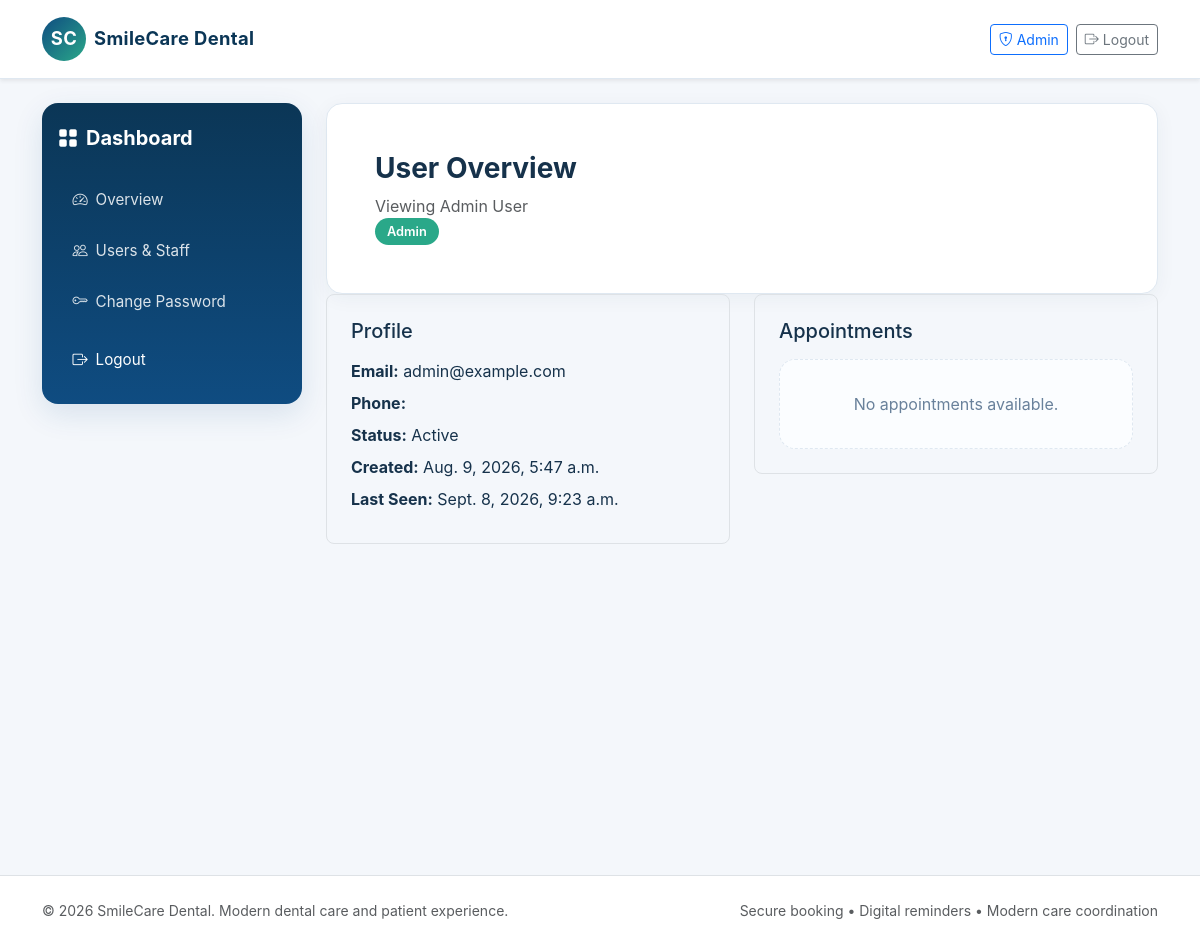
The app's page /dashboard/admin/users/1/ (signed in), older data.
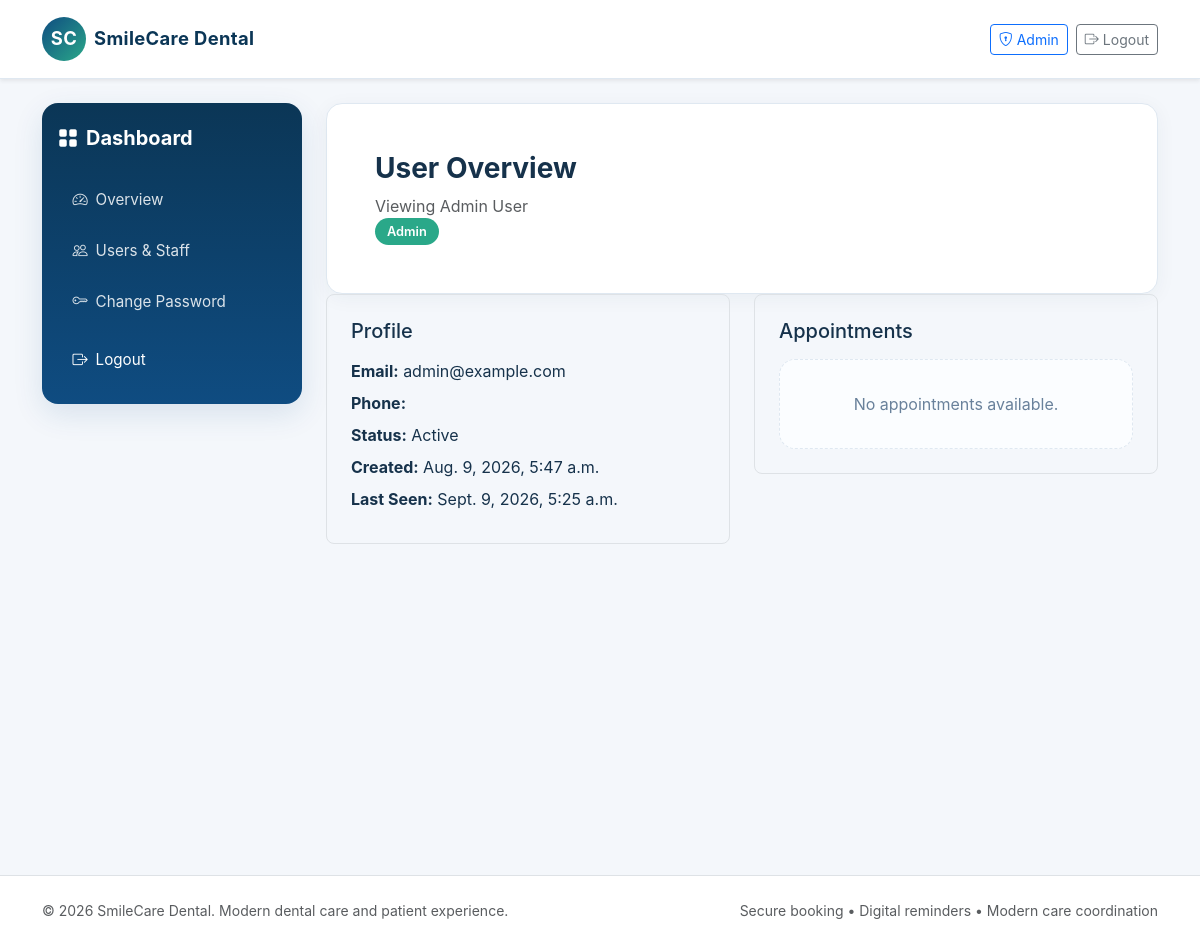
The same page, newer data.
### accounts/models.py (models this page shows, shortened)
class User(AbstractUser):
    ROLE_CHOICES = (
        ('patient', 'Patient'),
        ('staff', 'Staff'),
        ('dentist', 'Dentist'),
        ('admin', 'Admin'),
    )
    ACCOUNT_STATUS_CHOICES = (
        ('pending', 'Pending'),
        ('approved', 'Approved'),
        ('rejected', 'Rejected'),
    )
    role = models.CharField(max_length=20, choices=ROLE_CHOICES, default='patient')
    phone = models.CharField(max_length=20, blank=True)
    account_status = models.CharField(max_length=20, choices=ACCOUNT_STATUS_CHOICES, default='approved')
    def is_patient(self):
        return self.role == 'patient'
    def is_staff_role(self):
        return self.role in {'staff', 'admin'}
    def is_dentist(self):
        return self.role == 'dentist'
    def is_admin(self):
        return self.role == 'admin'
    def is_dentist_approved(self):
        return self.is_dentist() and self.is_active and self.account_status == 'approved'
    def status_label(self):
        if not self.is_active:
            return 'Inactive'
        if self.role == 'dentist':
            return self.get_account_status_display()
        return 'Active'

### dashboard/views.py (the view)
# urls.py: path('dashboard/admin/users/<int:pk>/', admin_user_detail, name='admin_user_detail'),
@login_required
def admin_user_detail(request, pk):
    if not request.user.is_admin():
        return render(request, 'dashboard/access_denied.html')
    user = get_object_or_404(User, pk=pk)
    appointments = Appointment.objects.filter(patient__user=user).order_by('-appointment_date') if user.role == 'patient' else Appointment.objects.filter(dentist__user=user).order_by('-appointment_date')
    return render(request, 'dashboard/admin_user_detail.html', {'user': user, 'appointments': appointments})

### templates/dashboard/admin_user_detail.html
{% extends 'base.html' %}
{% block content %}
<div class="dashboard-shell">
    {% include 'dashboard/_sidebar.html' %}
    <div class="main-panel">
        <div class="card-soft p-4 p-md-5">
        <div>
            <h3 class="fw-bold mb-2">User Overview</h3>
            <p class="text-muted mb-0">Viewing {{ user.get_full_name|default:user.username }}</p>
        </div>
        <span class="pill pill-success">{{ user.get_role_display }}</span>
    </div>
    <div class="row g-4">
        <div class="col-lg-6">
            <div class="border rounded-3 p-4">
                <h5 class="mb-3">Profile</h5>
                <p class="mb-2"><strong>Email:</strong> {{ user.email }}</p>
                <p class="mb-2"><strong>Phone:</strong> {{ user.phone }}</p>
                <p class="mb-2"><strong>Status:</strong> {{ user.status_label }}</p>
                <p class="mb-2"><strong>Created:</strong> {{ user.date_joined }}</p>
                <p class="mb-2"><strong>Last Seen:</strong> {{ user.last_login|default:'Never' }}</p>
            </div>
        </div>
        <div class="col-lg-6">
            <div class="border rounded-3 p-4">
                <h5 class="mb-3">Appointments</h5>
                {% if appointments %}
                <ul class="list-unstyled mb-0">
                    {% for appointment in appointments %}
                    <li class="py-2 border-bottom">{{ appointment.appointment_id }} — {{ appointment.appointment_date }} • {{ appointment.status }}</li>
                    {% endfor %}
                </ul>
                {% else %}
                <div class="empty-state">No appointments available.</div>
                {% endif %}
            </div>
        </div>
    </div>
</div>
{% endblock %}

Row changes from the older to the newer data that the page shows:
changed User "Admin User": last_login "Sept. 8, 2026, 9:23 a.m." → "Sept. 9, 2026, 5:25 a.m."
